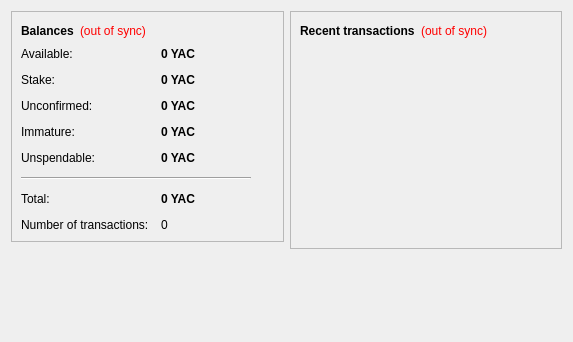
<?xml version="1.0" encoding="UTF-8"?>
<ui version="4.0">
 <class>OverviewPage</class>
 <widget class="QWidget" name="OverviewPage">
  <property name="geometry">
   <rect>
    <x>0</x>
    <y>0</y>
    <width>573</width>
    <height>342</height>
   </rect>
  </property>
  <property name="windowTitle">
   <string>Form</string>
  </property>
  <layout class="QHBoxLayout" name="horizontalLayout" stretch="1,1">
   <item>
    <layout class="QVBoxLayout" name="verticalLayout_2">
     <item>
      <widget class="QFrame" name="frame">
       <property name="frameShape">
        <enum>QFrame::StyledPanel</enum>
       </property>
       <property name="frameShadow">
        <enum>QFrame::Raised</enum>
       </property>
       <layout class="QVBoxLayout" name="verticalLayout_4">
        <item>
         <layout class="QHBoxLayout" name="horizontalLayout_4">
          <item>
           <widget class="QLabel" name="label_5">
            <property name="font">
             <font>
              <weight>75</weight>
              <bold>true</bold>
             </font>
            </property>
            <property name="text">
             <string>Balances</string>
            </property>
           </widget>
          </item>
          <item>
           <widget class="QLabel" name="labelWalletStatus">
            <property name="toolTip">
             <string>The displayed information may be out of date. Your wallet automatically synchronizes with the YaCoin network after a connection is established, but this process has not completed yet.</string>
            </property>
            <property name="styleSheet">
             <string notr="true">QLabel { color: red; }</string>
            </property>
            <property name="text">
             <string notr="true">(out of sync)</string>
            </property>
            <property name="alignment">
             <set>Qt::AlignLeading|Qt::AlignLeft|Qt::AlignVCenter</set>
            </property>
           </widget>
          </item>
          <item>
           <spacer name="horizontalSpacer_2">
            <property name="orientation">
             <enum>Qt::Horizontal</enum>
            </property>
            <property name="sizeHint" stdset="0">
             <size>
              <width>40</width>
              <height>20</height>
             </size>
            </property>
           </spacer>
          </item>
         </layout>
        </item>
        <item>
         <layout class="QFormLayout" name="formLayout_2">
          <property name="fieldGrowthPolicy">
           <enum>QFormLayout::AllNonFixedFieldsGrow</enum>
          </property>
          <property name="horizontalSpacing">
           <number>12</number>
          </property>
          <property name="verticalSpacing">
           <number>12</number>
          </property>
          <item row="0" column="0">
           <widget class="QLabel" name="labelAvailableText">
            <property name="toolTip">
             <string>Your current available balance</string>
            </property>
            <property name="text">
             <string>Available:</string>
            </property>
           </widget>
          </item>
          <item row="0" column="1">
           <widget class="QLabel" name="labelAvailable">
            <property name="font">
             <font>
              <weight>75</weight>
              <bold>true</bold>
             </font>
            </property>
            <property name="cursor">
             <cursorShape>IBeamCursor</cursorShape>
            </property>
            <property name="toolTip">
             <string>Your current available balance</string>
            </property>
            <property name="text">
             <string notr="true">0 YAC</string>
            </property>
            <property name="alignment">
             <set>Qt::AlignLeading|Qt::AlignLeft|Qt::AlignVCenter</set>
            </property>
            <property name="textInteractionFlags">
             <set>Qt::LinksAccessibleByMouse|Qt::TextSelectableByKeyboard|Qt::TextSelectableByMouse</set>
            </property>
           </widget>
          </item>
          <item row="1" column="0">
           <widget class="QLabel" name="label_6">
            <property name="toolTip">
             <string>Total of coins that was staked, and do not yet count toward the current balance</string>
            </property>
            <property name="text">
             <string>Stake:</string>
            </property>
           </widget>
          </item>
          <item row="1" column="1">
           <widget class="QLabel" name="labelStake">
            <property name="font">
             <font>
              <weight>75</weight>
              <bold>true</bold>
             </font>
            </property>
            <property name="cursor">
             <cursorShape>IBeamCursor</cursorShape>
            </property>
            <property name="toolTip">
             <string>Total of coins that was staked, and do not yet count toward the current balance</string>
            </property>
            <property name="text">
             <string notr="true">0 YAC</string>
            </property>
            <property name="alignment">
             <set>Qt::AlignLeading|Qt::AlignLeft|Qt::AlignVCenter</set>
            </property>
            <property name="textInteractionFlags">
             <set>Qt::LinksAccessibleByMouse|Qt::TextSelectableByKeyboard|Qt::TextSelectableByMouse</set>
            </property>
           </widget>
          </item>
          <item row="2" column="0">
           <widget class="QLabel" name="label_3">
            <property name="toolTip">
             <string>Total of transactions that have yet to be confirmed, and do not yet count toward the current balance</string>
            </property>
            <property name="text">
             <string>Unconfirmed:</string>
            </property>
           </widget>
          </item>
          <item row="2" column="1">
           <widget class="QLabel" name="labelUnconfirmed">
            <property name="font">
             <font>
              <weight>75</weight>
              <bold>true</bold>
             </font>
            </property>
            <property name="cursor">
             <cursorShape>IBeamCursor</cursorShape>
            </property>
            <property name="toolTip">
             <string>Total of transactions that have yet to be confirmed, and do not yet count toward the current balance</string>
            </property>
            <property name="text">
             <string notr="true">0 YAC</string>
            </property>
            <property name="alignment">
             <set>Qt::AlignLeading|Qt::AlignLeft|Qt::AlignVCenter</set>
            </property>
            <property name="textInteractionFlags">
             <set>Qt::LinksAccessibleByMouse|Qt::TextSelectableByKeyboard|Qt::TextSelectableByMouse</set>
            </property>
           </widget>
          </item>
          <item row="3" column="0">
           <widget class="QLabel" name="labelImmatureText">
            <property name="toolTip">
             <string>Mined balance that has not yet matured</string>
            </property>
            <property name="text">
             <string>Immature:</string>
            </property>
           </widget>
          </item>
          <item row="3" column="1">
           <widget class="QLabel" name="labelImmature">
            <property name="font">
             <font>
              <weight>75</weight>
              <bold>true</bold>
             </font>
            </property>
            <property name="toolTip">
             <string>Mined balance that has not yet matured</string>
            </property>
            <property name="text">
             <string notr="true">0 YAC</string>
            </property>
            <property name="alignment">
             <set>Qt::AlignLeading|Qt::AlignLeft|Qt::AlignVCenter</set>
            </property>
            <property name="textInteractionFlags">
             <set>Qt::LinksAccessibleByMouse|Qt::TextSelectableByKeyboard|Qt::TextSelectableByMouse</set>
            </property>
           </widget>
          </item>
          <item row="4" column="0">
           <widget class="QLabel" name="labelBalanceWatchOnlyText">
            <property name="toolTip">
             <string>Your unspendable balance</string>
            </property>
            <property name="text">
             <string>Unspendable:</string>
            </property>
           </widget>
          </item>
          <item row="4" column="1">
           <widget class="QLabel" name="labelBalanceWatchOnly">
            <property name="font">
             <font>
              <weight>75</weight>
              <bold>true</bold>
             </font>
            </property>
            <property name="cursor">
             <cursorShape>IBeamCursor</cursorShape>
            </property>
            <property name="toolTip">
             <string>Your unspendable balance</string>
            </property>
            <property name="text">
             <string notr="true">0 YAC</string>
            </property>
            <property name="alignment">
             <set>Qt::AlignLeading|Qt::AlignLeft|Qt::AlignVCenter</set>
            </property>
            <property name="textInteractionFlags">
             <set>Qt::LinksAccessibleByMouse|Qt::TextSelectableByKeyboard|Qt::TextSelectableByMouse</set>
            </property>
           </widget>
          </item>
          <item row="5" column="0" colspan="2">
           <widget class="Line" name="line">
            <property name="maximumSize">
             <size>
              <width>230</width>
              <height>16777215</height>
             </size>
            </property>
            <property name="orientation">
             <enum>Qt::Horizontal</enum>
            </property>
           </widget>
          </item>
          <item row="6" column="0">
           <widget class="QLabel" name="labelTotalText">
            <property name="toolTip">
             <string>Your current total balance</string>
            </property>
            <property name="text">
             <string>Total:</string>
            </property>
           </widget>
          </item>
          <item row="6" column="1">
           <widget class="QLabel" name="labelTotal">
            <property name="font">
             <font>
              <weight>75</weight>
              <bold>true</bold>
             </font>
            </property>
            <property name="toolTip">
             <string>Your current total balance</string>
            </property>
            <property name="text">
             <string notr="true">0 YAC</string>
            </property>
            <property name="alignment">
             <set>Qt::AlignLeading|Qt::AlignLeft|Qt::AlignVCenter</set>
            </property>
            <property name="textInteractionFlags">
             <set>Qt::LinksAccessibleByMouse|Qt::TextSelectableByKeyboard|Qt::TextSelectableByMouse</set>
            </property>
           </widget>
          </item>
          <item row="7" column="0">
           <widget class="QLabel" name="label_2">
            <property name="toolTip">
             <string>Total number of transactions in wallet</string>
            </property>
            <property name="text">
             <string>Number of transactions:</string>
            </property>
           </widget>
          </item>
          <item row="7" column="1">
           <widget class="QLabel" name="labelNumTransactions">
            <property name="toolTip">
             <string>Total number of transactions in wallet</string>
            </property>
            <property name="text">
             <string notr="true">0</string>
            </property>
           </widget>
          </item>
         </layout>
        </item>
       </layout>
      </widget>
     </item>
     <item>
      <spacer name="verticalSpacer">
       <property name="orientation">
        <enum>Qt::Vertical</enum>
       </property>
       <property name="sizeHint" stdset="0">
        <size>
         <width>20</width>
         <height>40</height>
        </size>
       </property>
      </spacer>
     </item>
    </layout>
   </item>
   <item>
    <layout class="QVBoxLayout" name="verticalLayout_3">
     <item>
      <widget class="QFrame" name="frame_2">
       <property name="frameShape">
        <enum>QFrame::StyledPanel</enum>
       </property>
       <property name="frameShadow">
        <enum>QFrame::Raised</enum>
       </property>
       <layout class="QVBoxLayout" name="verticalLayout">
        <item>
         <layout class="QHBoxLayout" name="horizontalLayout_2">
          <item>
           <widget class="QLabel" name="label_4">
            <property name="text">
             <string>&lt;b&gt;Recent transactions&lt;/b&gt;</string>
            </property>
           </widget>
          </item>
          <item>
           <widget class="QLabel" name="labelTransactionsStatus">
            <property name="toolTip">
             <string>The displayed information may be out of date. Your wallet automatically synchronizes with the YaCoin network after a connection is established, but this process has not completed yet.</string>
            </property>
            <property name="styleSheet">
             <string notr="true">QLabel { color: red; }</string>
            </property>
            <property name="text">
             <string notr="true">(out of sync)</string>
            </property>
            <property name="alignment">
             <set>Qt::AlignRight|Qt::AlignTrailing|Qt::AlignVCenter</set>
            </property>
           </widget>
          </item>
          <item>
           <spacer name="horizontalSpacer">
            <property name="orientation">
             <enum>Qt::Horizontal</enum>
            </property>
            <property name="sizeHint" stdset="0">
             <size>
              <width>40</width>
              <height>20</height>
             </size>
            </property>
           </spacer>
          </item>
         </layout>
        </item>
        <item>
         <widget class="QListView" name="listTransactions">
          <property name="styleSheet">
           <string notr="true">QListView { background: transparent; }</string>
          </property>
          <property name="frameShape">
           <enum>QFrame::NoFrame</enum>
          </property>
          <property name="verticalScrollBarPolicy">
           <enum>Qt::ScrollBarAlwaysOff</enum>
          </property>
          <property name="horizontalScrollBarPolicy">
           <enum>Qt::ScrollBarAlwaysOff</enum>
          </property>
          <property name="selectionMode">
           <enum>QAbstractItemView::NoSelection</enum>
          </property>
         </widget>
        </item>
       </layout>
      </widget>
     </item>
     <item>
      <spacer name="verticalSpacer_2">
       <property name="orientation">
        <enum>Qt::Vertical</enum>
       </property>
       <property name="sizeHint" stdset="0">
        <size>
         <width>20</width>
         <height>40</height>
        </size>
       </property>
      </spacer>
     </item>
    </layout>
   </item>
  </layout>
 </widget>
 <resources/>
 <connections/>
</ui>
